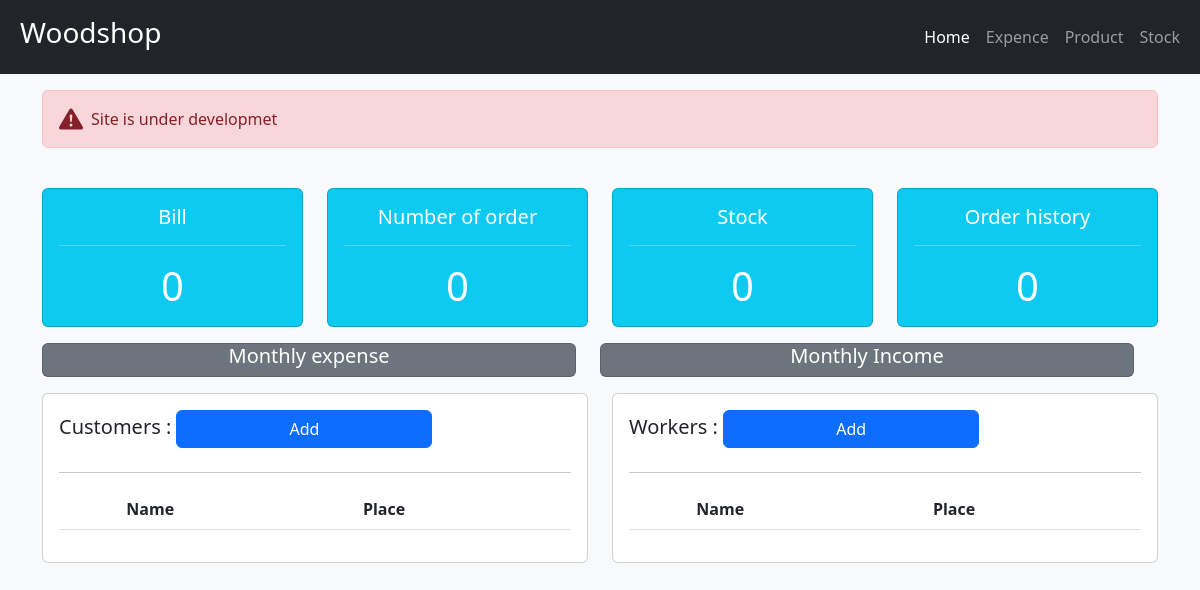
Before: / with the older database file.
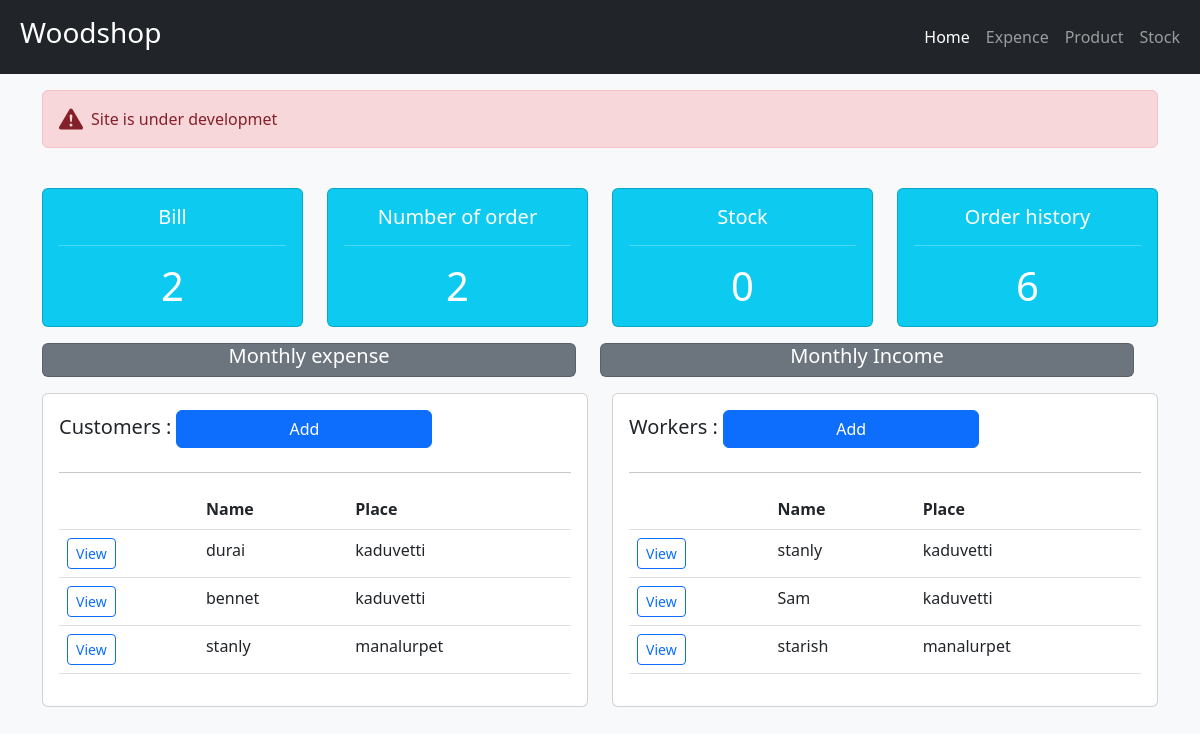
After: the same page with the newer database file.
### app/models.py (models this page shows, shortened)
class Customer(models.Model):
    name=models.CharField(max_length=20,null=True)
    phone=models.CharField(max_length=10,null=True)
    place=models.CharField(max_length=20,blank=True)
    email=models.EmailField(blank=True)

class Worker(models.Model):
    name=models.CharField(max_length=15,null=True)
    phone=models.CharField(max_length=10,null=True)
    place=models.CharField(max_length=20,null=True)
    email=models.EmailField(blank=True)

### app/views.py (the view)
# urls.py: path('',views.home,name='home'),
def home(request):
    no_order=Order.objects.count()
    pending_order=Order.objects.filter(status='Not-Delivered').count()
    customer=Customer.objects.all()
    worker=Worker.objects.all()
    stock=Stock.objects.filter(quantity=0).count()
    bill=Bill.objects.all().count()
    context={'customer':customer,'worker':worker,'no_order':no_order,'pending_order':pending_order,'stock':stock,'bill':bill}
    return render(request,'app/index.html',context)

### app/templates/app/index.html
{% extends 'app/main.html' %}
{% block content %}
{% include 'app/status.html' %}
<div class="container">
    <div class="row">
        <div class="col">
            <div class="card card-body mb-3">
                <h5> Customers   : <a href="{%url 'addcustomer'%}" class="btn btn-primary w-50">Add</a></h5><hr>
                <table class="table">
                    <thead>
                        <tr>
                            <th></th>
                            <th>Name</th>
                            <th>Place</th>
                        </tr>
                    </thead>
                    <tbody>
                        {% for i in customer %}
                        <tr>
                            <td><a href="{% url 'customer' i.id %}" class="btn btn-outline-primary btn-sm" type="button">View</a></td>
                            <td>{{ i.name }}</td>
                            <td>{{ i.place }}</td>
                        </tr>
                        {% endfor %}
                    </tbody>
                </table>
            </div>
        </div>
        <div class="col">
            <div class="card card-body mb-3">
                <h5> Workers   : <a href="{%url 'addworker'%}" class="btn btn-primary w-50">Add</a></h5><hr>
                <table class="table">
                    <thead>
                        <tr>
                            <th></th>
                            <th>Name</th>
                            <th>Place</th>
                        </tr>
                    </thead>
                    <tbody>
                        {% for i in worker %}
                        <tr>
                            <td><a href="{% url 'worker' i.id %}" class="btn btn-outline-primary btn-sm">View</a></td>
                            <td>{{ i.name }}</td>
                            <td>{{ i.place }}</td>
                        </tr>
                        {% endfor %}
                    </tbody>
                </table>
            </div>
        </div>
    </div>
{% endblock %}

### app/templates/app/main.html (shortened to what this page needs)
<!doctype html>
<html lang="en">
  <head>
    <link href="https://cdn.jsdelivr.net/npm/bootstrap@5.2.0-beta1/dist/css/bootstrap.min.css" rel="stylesheet">
  </head>
  <body class="bg-light">
    {% include 'app/navbar.html' %}
    <div class="container">
      <div class="alert alert-danger d-flex align-items-center mt-3" role="alert">
        <div>
          Site is under developmet
        </div>
      </div>
    </div>
    {% block content %}
    {% endblock %}
  </body>
</html>

### app/templates/app/navbar.html (shortened to what this page needs)
<nav class="navbar navbar-expand-lg navbar-dark bg-dark">
    <div class="container-fluid">
      <a class="navbar-brand p-2"><h3>Woodshop</h3></a>
      <div class="collapse navbar-collapse" id="navbarNav">
        <ul class="navbar-nav ms-auto">
          <li class="nav-item">
            <a class="nav-link active" aria-current="page" href="{% url 'home' %}">Home</a>
          </li>
          <li class="nav-item">
            <a class="nav-link" href="{% url 'expence'%}">Expence</a>
          </li>
          <li class="nav-item">
            <a class="nav-link" href=" {% url 'product' %} ">Product</a>
          </li>
          <li class="nav-item">
            <a class="nav-link" href=" {% url 'stock' %} ">Stock</a>
          </li>
        </ul>
      </div>
    </div>
  </nav>

### app/templates/app/status.html (shortened to what this page needs)
<div class="container pt-4">
    <div class="row ">
        <div class=" col-6 col-lg-3 ">
            <div class="card bg-info text-white text-center mb-3 disabled">
            <div class="card-body">
              <h5 class="card-title">Bill</h5><hr>
              <a href=" {% url 'bill-add' %} " class="text-decoration-none text-white"><h1 class="card-text">{{bill}}</h1></a>
            </div>
          </div>
        </div>
        <div class=" col-6 col-lg-3">
            <div class="card bg-info text-white text-center mb-3">
                <div class="card-body">
                  <h5 class="card-title">Number of order</h5><hr>
                <a href="{% url 'order' %}" class="text-decoration-none text-white"><h1 class="card-text">{{pending_order}}</h1></a>
                </div>
              </div>
        </div>
        <div class="col-6 col-lg-3">
            <div class="card bg-info text-white text-center mb-3">
                <div class="card-body">
                  <h5 class="card-title">Stock</h5><hr>
                  <a href="{% url 'stock' %}" class="text-decoration-none text-white"><h1 class="card-text ">{{stock}} </h1></a>
                </div>
              </div>
        </div>
        <div class="col-6 col-lg-3">
            <div class="card bg-info text-white text-center mb-3">
                <div class="card-body">
                  <h5 class="card-title">Order history</h5><hr>
                  <a href=" {% url 'order-his' %} " class="text-decoration-none text-white"><h1 class="card-text">{{no_order}}</h1></a>
                </div>
              </div>
        </div>
        <div class="row">
            <div class="col-sm ">
                <div class="card bg-secondary text-white text-center mb-3">
                    <div class="card-bod">
                        <div class="card-title"><h5>Monthly expense</h5>
                        </div>
                    </div>
                </div>
            </div>
                <div class="col-sm ">
                    <div class="card bg-secondary text-white text-center mb-3">
                        <div class="card-bod">
                            <div class="card-title"><h5>Monthly Income</h5>
                            </div>
                        </div>
                        </div>
                </div>
</div>
</div>
</div>

Changed rows visible on the page:
added Customer: name "durai", place "kaduvetti"
added Customer: name "bennet", place "kaduvetti"
added Customer: name "stanly", place "manalurpet"
added Worker: name "stanly", place "kaduvetti"
added Worker: name "Sam", place "kaduvetti"
added Worker: name "starish", place "manalurpet"
Other visible differences:
{{ bill }}: "0" → "2"
{{ pending_order }}: "0" → "2"
{{ no_order }}: "0" → "6"
